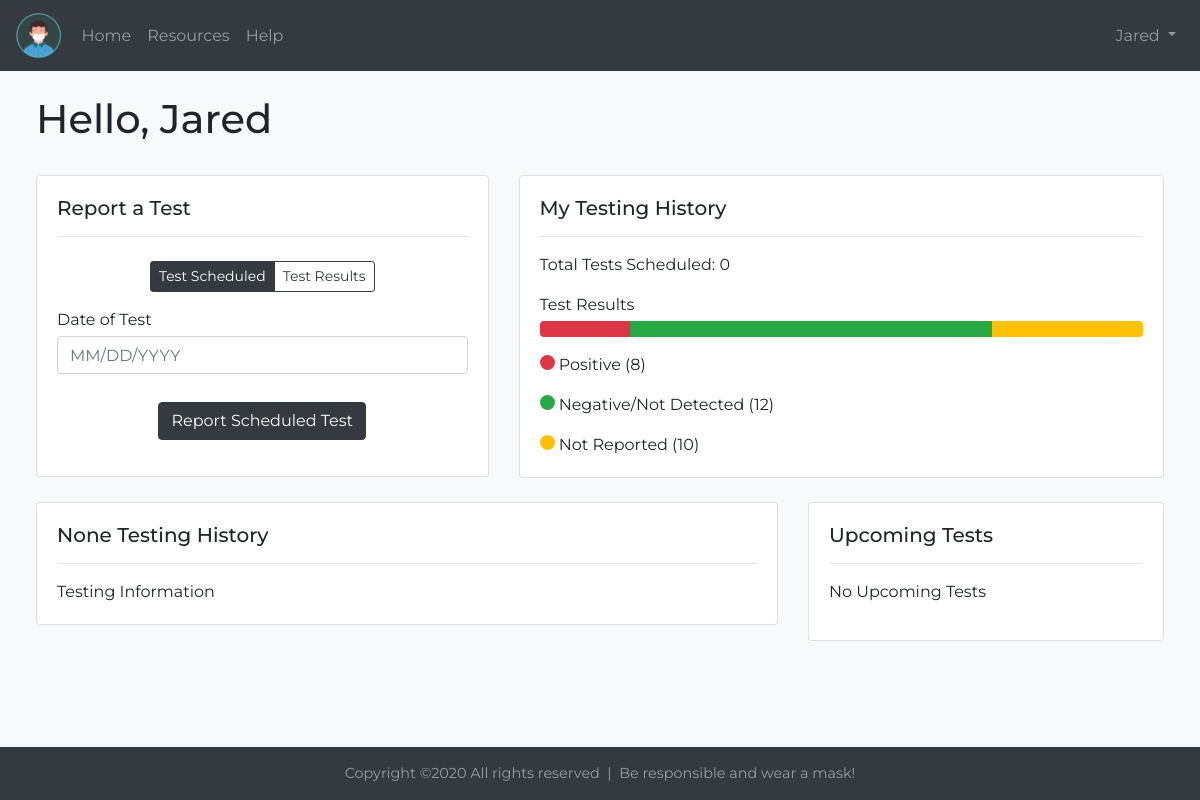
The page /index (signed in) on the database as committed earlier.
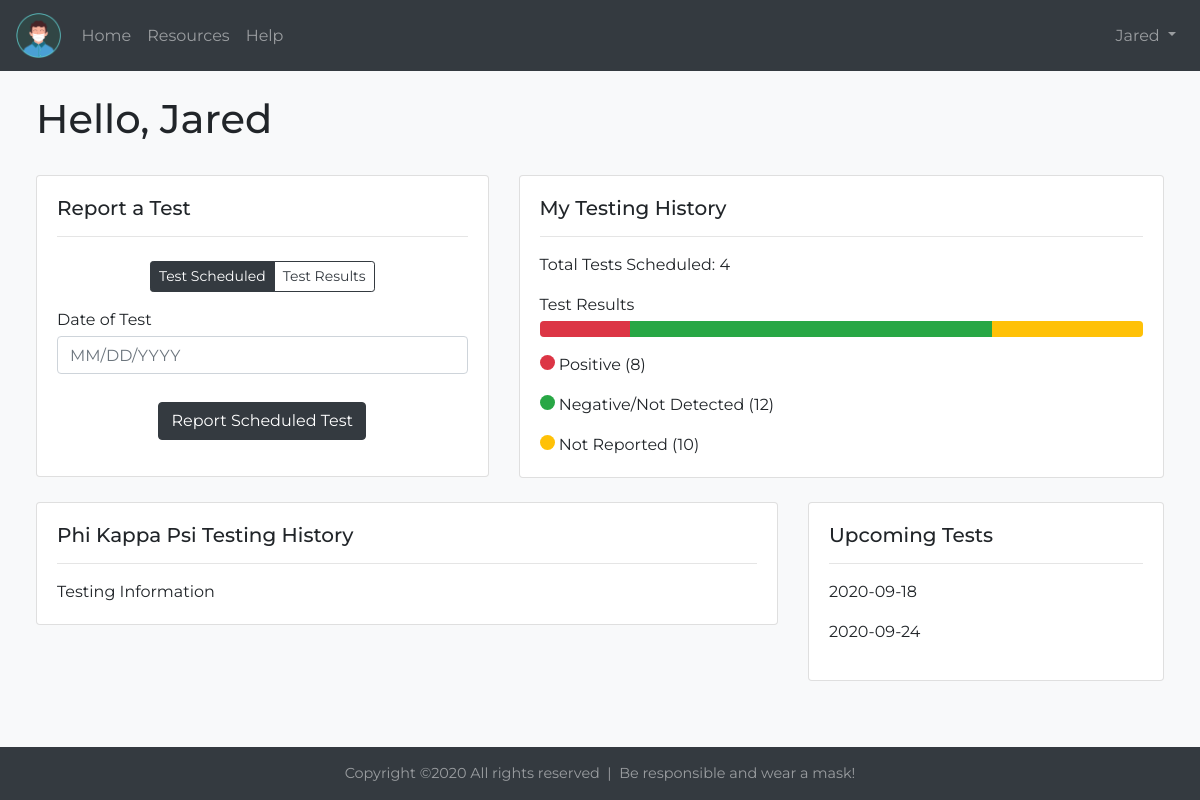
The same page on the database as committed later.
### main.py (models this page shows, shortened)
class User(UserMixin, db.Model):
    id = db.Column(db.Integer, primary_key=True)
    council = db.Column(db.String(64), index=True)  # ifc, phc, etc.
    organization = db.Column(db.String(64), index=True) # phi kappa psi, delta gamma, etc
    username = db.Column(db.String(64), index=True, unique=True)
    first_name = db.Column(db.String(64), index=True)
    last_name = db.Column(db.String(64), index=True)
    email = db.Column(db.String(120), index=True, unique=True)
    password_hash = db.Column(db.String(128))
    covid_tests = db.relationship('CovidTest', backref='user', lazy='dynamic')

class CovidTest(db.Model):
    id = db.Column(db.Integer, primary_key=True)
    scheduled_date = db.Column(db.Date, index=True)
    result = db.Column(db.String(64), index=True,
                       default="Result Not Received")
    userid = db.Column(db.Integer, db.ForeignKey('user.id'))
    def __repr__(self):
        return '<Test on {} came back: {}>'.format(self.scheduled_date, self.result)

### main.py (the view, shortened to what this page needs)
@app.route('/', methods=['GET', 'POST'])
@app.route('/index', methods=['GET', 'POST'])
@login_required
def index():
    user_info = populate_user_info()
    organization_info = populate_organization_info()
    sched_form = ReportTestingScheduleForm()
    result_form = ReportTestingResultsForm()
    result_form.scheduled_dates.choices = [(t.id, t.scheduled_date) for t in user_info["scheduled_tests"] if t.result == "Result Not Received"]
    return render_template('index.html', title='Home', sched_form=sched_form, result_form=result_form, user_info=user_info, organization_info=organization_info)

### main.py (shortened to what this page needs)
class ReportTestingScheduleForm(FlaskForm):
    scheduled_date = StringField('Date', validators=[DataRequired()])
    submit = SubmitField('Report Scheduled Test')

class ReportTestingResultsForm(FlaskForm):
    scheduled_dates = SelectField('Results for Test on:', validators=[DataRequired()])
    results = RadioField('Results', validators=[DataRequired()], choices=[('Positive','Positive'), ('Negative/Not Detected', 'Negative/Not Detected'), ('Inconclusive', 'Inconclusive')])
    submit = SubmitField('Report Test Results')

### main.py (called while the page is built)
@login.user_loader
def load_user(id):
    return User.query.get(int(id))

def populate_organization_info():
    scheduled_tests = CovidTest.query.join(User, CovidTest.userid==User.id).filter(User.organization == current_user.organization).order_by(CovidTest.scheduled_date.asc()).all()
    org_info = {}
    return org_info

### templates/index.html (shortened to what the changed rows need)
{% extends "base.html" %}
{% block content %}
<div class="page-content mx-auto"><br>
    <div class="row mb-4">
        <div class="col" style="text-align:left">
            <h1>Hello, {{ current_user.first_name }}</h1>
        </div>
    </div>
    <div class="row">
        <div class="col col-lg-7 col-md-7 col-sm-12 col-12">
            <div class="card mb-4">
                <div class="card-body" style="text-align:left">
                    <h5 class="card-title">My Testing History</h5><hr>
                    <p>Total Tests Scheduled: {{ user_info.total_scheduled }}</p>
                    <p class="mb-1">Test Results</p>
                    <div class="progress mb-3">
                        <div class="progress-bar bg-danger" role="progressbar" style="width: {{ user_info.positive_percentage }}" aria-valuenow="15" aria-valuemin="0" aria-valuemax="100"></div>
                        <div class="progress-bar bg-success" role="progressbar" style="width: {{ user_info.negative_percentage }}" aria-valuenow="30" aria-valuemin="0" aria-valuemax="100"></div>
                        <div class="progress-bar bg-warning" role="progressbar" style="width: {{ user_info.unreported_percentage }}" aria-valuenow="20" aria-valuemin="0" aria-valuemax="100"></div>
                    </div>
                    <p><span class="dot" style="background-color: #DC3545"></span>&nbsp;Positive ({{ user_info.positive_count }})</p>
                    <p><span class="dot" style="background-color: #28A745"></span>&nbsp;Negative/Not Detected ({{ user_info.negative_count }})</p>
                    <p class="mb-0"><span class="dot" style="background-color: #FFC107"></span>&nbsp;Not Reported ({{ user_info.unreported_count }})</p>
                </div>
            </div>
        </div>
    </div>
    <div class="row">
        <div class="col col-lg-8 col-md-8 col-sm-12 col-12">
            <div class="card mb-4">
                <div class="card-body">
                    <h5 class="card-title" style="text-align:left">{{ current_user.organization }} Testing History</h5><hr>
                    Testing Information
                </div>
            </div>
        </div>
        <div class="col col-lg-4 col-md-4 col-sm-12 col-12">
            <div class="card mb-4">
                <div class="card-body">
                    <h5 class="card-title" style="text-align:left">Upcoming Tests</h5><hr>
                    {% if user_info.upcoming_tests %}
                        {% for test in user_info.upcoming_tests %}
                            <p>{{ test.scheduled_date }}</p>
                        {% endfor %}
                    {% else %}
                        <p>No Upcoming Tests</p>
                    {% endif %}
                </div>
            </div>
        </div>
    </div>
</div>
{% endblock %}

### templates/base.html (shortened to what this page needs)
<html>
<head>
    <link rel="stylesheet" href="https://stackpath.bootstrapcdn.com/bootstrap/4.5.0/css/bootstrap.min.css">
    <link rel="stylesheet" href="{{ url_for('static', filename='css/style.css') }}" type="text/css">
</head>
<body style="font-family:Montserrat; text-align:center" class="bg-light">
    <div class="accomodate-footer">
    <nav class="navbar navbar-expand-lg navbar-dark bg-dark">
        <a class="navbar-brand" href="{{ url_for('index') }}" style="margin:0rem">
            <img style="max-width: 45px;" src="{{ url_for('static', filename='images/mask.png') }}">
        </a>
        <div class="collapse navbar-collapse" id="navbarSupportedContent">
            {% if current_user.is_anonymous %}
            <h3 class="mb-0" style="color: rgba(255,255,255,.7)">COVID 19 Testing Tracker</h3>
            {% else %}
            <ul class="navbar-nav mr-auto" style="text-align: center;">
                <li id="homeOption" class="nav-item">
                    <a class="nav-link" href="{{ url_for('index') }}">Home</a>
                </li>
                <li id="leaderboardOption" class="nav-item">
                    <a class="nav-link" href="{{ url_for('resources') }}">Resources</a>
                </li>
                <li id="leaderboardOption" class="nav-item">
                    <a class="nav-link" href="{{ url_for('help') }}">Help</a>
                </li>
            </ul>
            {% endif %}
            <ul class="navbar-nav ml-auto" style="text-align: center;">
                <li id="navbarProfile" class="nav-item">
                    {% if current_user.is_anonymous %}
                    <a class="nav-link" href="{{ url_for('login') }}">Login</a>
                    {% else %}
                    <a class="nav-link dropdown-toggle" href="#" id="navbarDropdownMenuLink" role="button" data-toggle="dropdown" aria-haspopup="true" aria-expanded="false">
                        {{ current_user.first_name }}
                    </a>
                    {% endif %}
                </li>
            </ul>
        </div>
    </nav>
    {% block content %}{% endblock %}
    </div>
    <div class="bg-dark footer footer-bottom" style="color: rgba(255,255,255,.5);">
        <div class="row">
            <div class="col" style="text-align: center;">
                <p style="font-size: 0.9rem; margin-top:1rem;">Copyright &copy;2020 All rights reserved &nbsp;|&nbsp; Be responsible and wear a mask! </a></p>
            </div>
        </div>
    </div>
</body>
</html>

Rows that differ between the two databases and show on the page:
changed User "Jared": organization "None" → "Phi Kappa Psi"
added CovidTest: scheduled_date "2020-09-18"
added CovidTest: scheduled_date "2020-09-24"
Other text that changed with them:
{{ user_info.total_scheduled }}: "0" → "4"
text no longer shown: "No Upcoming Tests"
